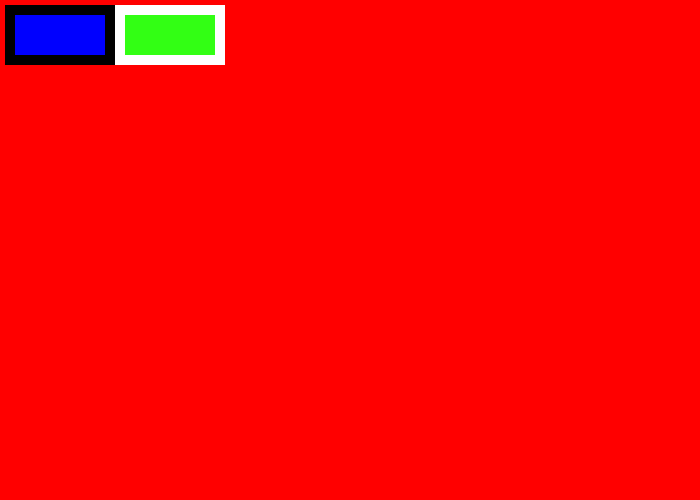
Frame 1 (no input)
Frame 60 (no input): identical to frame 1, image omitted
Frame 120 (the mouse pressed at the canvas centre since frame 60): identical to frame 1, image omitted

The p5.js sketch that drew this single still picture (run headless with seeded random() and noise() and a simulated clock; from frame 60 on, the mouse is pressed at the canvas centre):

// p5.js sketch
// ── sketch.js
function setup()
{
  createCanvas(700,500);

}

function draw()
{
	background(255,0,0)

	// change the paint brush to a specific color according to RGB values
	// this color applies only to the inside color of a shape
	fill(0,0,255);

	// change the paint brush to a specific color according to RGB values
	// this color applies only to the outside color of a shape
	stroke(0,0,0);

	// modifies the thickness of the border of an object
	strokeWeight(10);


	rect(10,10,100,50);


	fill(50,255,20);
	stroke(255,255,255);
	strokeWeight(10);

	rect(120,10,100,50);

}
